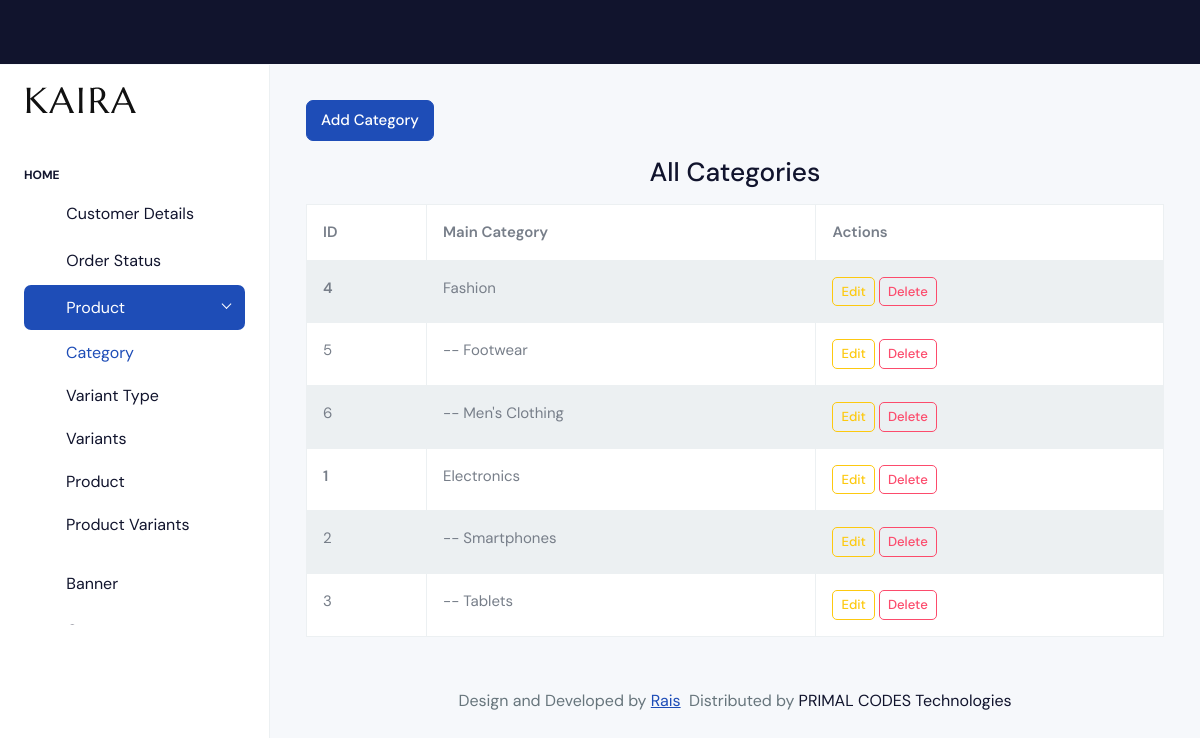
Before: /category_display (signed in) with the older database file.
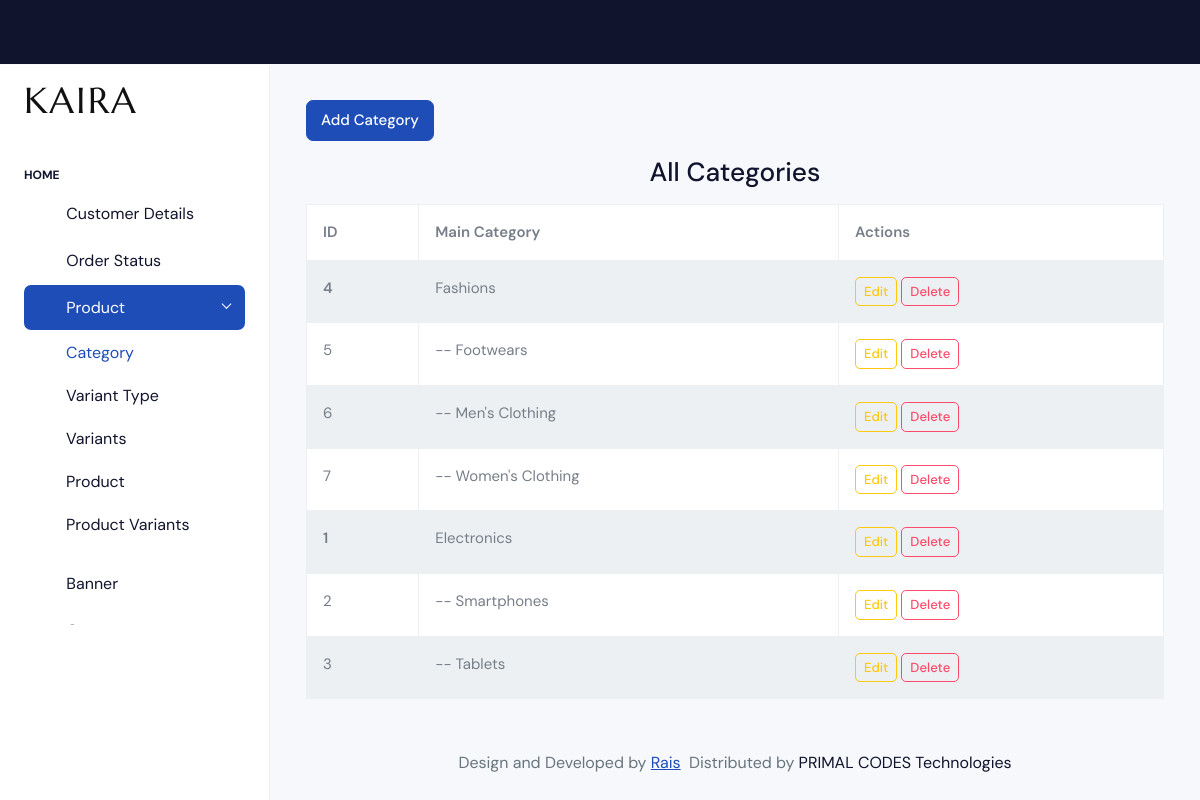
After: the same page with the newer database file.
### Ekartapp/models.py (models this page shows, shortened)
class Category(models.Model):
    name= models.CharField(max_length=200)
    parent = models.ForeignKey('self',on_delete=models.CASCADE,related_name='subcategory', null=True,blank=True) # Parent = Null : then its main category
    status = models.BooleanField(default=True)
    created_at = models.DateTimeField(auto_now_add=True)

### Ekartapp/admin_views.py (the view)
# urls.py: path('category_display',admin_views.categoryDisplay,name='categoryDisplay'),
@login_required(login_url='login1')
def categoryDisplay(request):
    categoreis = Category.objects.filter(status=True).order_by('-created_at')
    return render(request,'admin/categoriesDisplay.html',{'categories':categoreis})

### template/admin/categoriesDisplay.html (shortened to what this page needs)
{% extends 'admin/adminDashboard.html' %}
{% load static %}
{% block content %}
<div class="container">
  <div class="row">
    <a href="{% url 'categoryForm' %}">
      <button class="btn btn-primary mb-3">Add Category</button>
    </a>
    <h3 class="text-center mb-3">All Categories</h3>
    <div class="col">
      <table class="table table-bordered table-striped">
        <thead class="thead-dark">
          <tr>
             <th> ID </th>
            <th>Main Category</th>
            <th>Actions</th>
          </tr>
        </thead>
        <tbody>
          {% for category in categories %}
            {% if not category.parent and category.status %}
              <tr>
                  <th>{{category.id}}</th>
                  <td>{{ category.name }}</td>
                  <td>
                      <a href="{% url 'categoryEdit' category.id %}" class="btn btn-sm btn-outline-warning">Edit</a>
                      <a href="{% url 'categoryDelete' category.id %}" class="btn btn-sm btn-outline-danger">Delete</a>
                  </td>
              </tr>
                  {% for sub in category.subcategory.all %}
                    {% if sub.status %}
                          <tr>
                              <td>{{sub.id}}</td>
                              <td>-- {{ sub.name }}</td>
                              <td>
                                  <a href="{% url 'categoryEdit' sub.id %}" class="btn btn-sm btn-outline-warning">Edit</a>
                                  <a href="{% url 'categoryDelete' sub.id %}" class="btn btn-sm btn-outline-danger">Delete</a>
                              </td>
                          </tr>
                      {% endif %}
                  {% endfor %}
              {% endif %}
          {% endfor %}
        </tbody>
      </table>
    </div>
  </div>
</div>
{% endblock %}

Changed rows visible on the page:
changed Category id 4: name "Fashion" → "Fashions"
changed Category id 5: name "Footwear" → "Footwears"
added Category: id "7", name "Women's Clothing", shown under "4"
